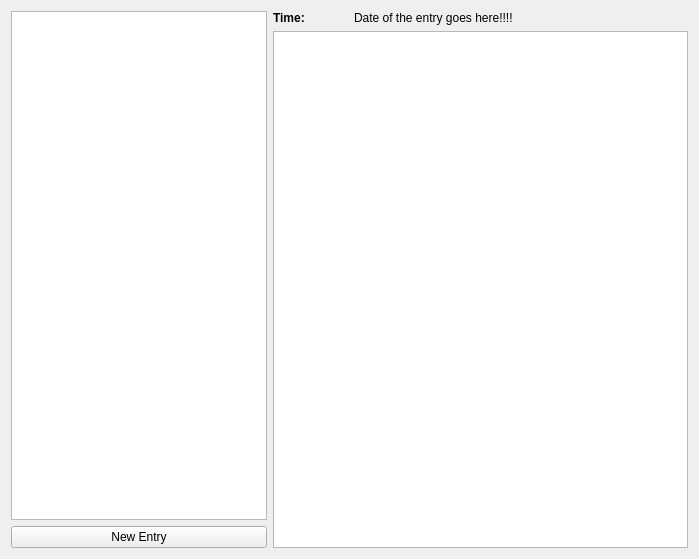
<?xml version="1.0" encoding="UTF-8"?>
<ui version="4.0">
 <class>LabNoteBook</class>
 <widget class="QWidget" name="LabNoteBook">
  <property name="geometry">
   <rect>
    <x>0</x>
    <y>0</y>
    <width>699</width>
    <height>559</height>
   </rect>
  </property>
  <property name="sizePolicy">
   <sizepolicy hsizetype="Expanding" vsizetype="Expanding">
    <horstretch>0</horstretch>
    <verstretch>0</verstretch>
   </sizepolicy>
  </property>
  <property name="minimumSize">
   <size>
    <width>0</width>
    <height>0</height>
   </size>
  </property>
  <property name="windowTitle">
   <string>Form</string>
  </property>
  <layout class="QHBoxLayout" name="horizontalLayout_2">
   <item>
    <layout class="QVBoxLayout" name="verticalLayout">
     <item>
      <widget class="QTableView" name="notesListTable">
       <property name="sizePolicy">
        <sizepolicy hsizetype="Preferred" vsizetype="Expanding">
         <horstretch>0</horstretch>
         <verstretch>0</verstretch>
        </sizepolicy>
       </property>
       <property name="selectionMode">
        <enum>QAbstractItemView::NoSelection</enum>
       </property>
       <property name="selectionBehavior">
        <enum>QAbstractItemView::SelectRows</enum>
       </property>
       <attribute name="horizontalHeaderVisible">
        <bool>false</bool>
       </attribute>
       <attribute name="verticalHeaderVisible">
        <bool>false</bool>
       </attribute>
      </widget>
     </item>
     <item>
      <widget class="QPushButton" name="newEntryButton">
       <property name="enabled">
        <bool>true</bool>
       </property>
       <property name="text">
        <string>New Entry</string>
       </property>
      </widget>
     </item>
    </layout>
   </item>
   <item>
    <layout class="QVBoxLayout" name="verticalLayout_2">
     <item>
      <layout class="QHBoxLayout" name="horizontalLayout">
       <item>
        <widget class="QLabel" name="label">
         <property name="sizePolicy">
          <sizepolicy hsizetype="Fixed" vsizetype="Preferred">
           <horstretch>0</horstretch>
           <verstretch>0</verstretch>
          </sizepolicy>
         </property>
         <property name="minimumSize">
          <size>
           <width>75</width>
           <height>0</height>
          </size>
         </property>
         <property name="text">
          <string>&lt;b&gt;Time:&lt;/b&gt;</string>
         </property>
        </widget>
       </item>
       <item>
        <widget class="QLabel" name="createTimeLabel">
         <property name="text">
          <string>Date of the entry goes here!!!!</string>
         </property>
        </widget>
       </item>
      </layout>
     </item>
     <item>
      <widget class="QPlainTextEdit" name="noteTextEdit">
       <property name="enabled">
        <bool>true</bool>
       </property>
      </widget>
     </item>
    </layout>
   </item>
  </layout>
 </widget>
 <resources/>
 <connections/>
</ui>
